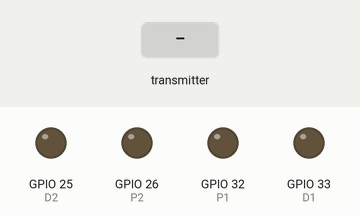
A sketch run on a simulated ESP32. Parts: output pins drawn as LEDs (lit = HIGH). The test bench sets the inputs (shaded band). No radio packets arrive unless stated; what the sketch prints to the serial monitor is not drawn.

Above: at 1.2 s.
1.3 s: the transmitter starts sending joystick1_x = 0
At 1.9 s:
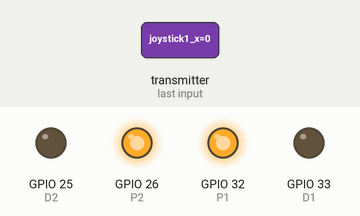
2.8 s: the transmitter starts sending joystick2_x = 64
At 4.0 s:
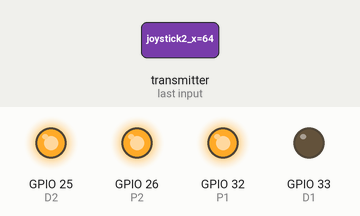
4.3 s: the transmitter starts sending joystick2_y = 64
At 5.3 s:
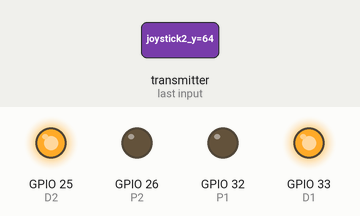
Timing chart, 0 to 7.3 s (numbered marks = the images above; inputs shaded):
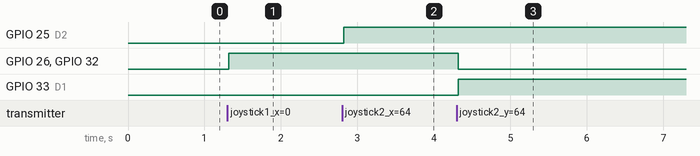

Measured:
- after the input at 1.3 s, GPIO 26 (P2), GPIO 32 (P1): LOW → HIGH at once
- after the input at 2.8 s, GPIO 25 (D2): LOW → HIGH at once
- after the input at 4.3 s, GPIO 26 (P2), GPIO 32 (P1): HIGH → LOW at once; GPIO 33 (D1): LOW → HIGH at once

The sketch:

Receiver_with_nrf_v2.ino
```cpp
#include <SPI.h>
#include <nRF24L01.h>
#include <RF24.h>
#include <esp_now.h>
#include <WiFi.h>

uint8_t broadcastAddress[] = {0xD4, 0x8A, 0xFC, 0x9D, 0xCB, 0x80}; //reciever's MAC address, (this is sender's code)


struct controllerData{
  uint8_t joystick1_x;
  uint8_t joystick1_y;
  uint8_t Button1;

  uint8_t joystick2_x;
  uint8_t joystick2_y;
  uint8_t Button2;

  uint8_t joystick3_x;
  uint8_t joystick3_y;
  uint8_t Button3;

  uint8_t slide1;
  uint8_t slide2;
};


controllerData payload;

uint8_t pipeNum;

esp_now_peer_info_t slave;

void OnDataSent(const uint8_t *mac_addr, esp_now_send_status_t status) {
  Serial.print("Transmission Status: ");
  Serial.println(status == ESP_NOW_SEND_SUCCESS ? "Success" : "Fail");
}

RF24 radio(4, 5);  // CE, CSN

byte address[6] = "00001";


#define P1 32
#define D1 33

#define P2 26
#define D2 25

void setup() {

  Serial.begin(115200);
  Serial.println("begin");

  //begining the module/library

  if (!radio.begin()) {
    Serial.println(F("radio hardware not responding!"));
  while (1) {} // hold program in infinite loop to prevent subsequent errors
  }

  Serial.println("start");

  //the RF module's power level:
  //Options: RF24_PA_MIN, RF24_PA_LOW, RF24_PA_HIGH, RF24_PA_MAX
  radio.setPALevel(RF24_PA_MAX);

  //opening reading "pipe" no.1 at the given address
  radio.openReadingPipe(1, address);

  //setting this RF module to recieve mode:
  radio.startListening();


  pinMode(P1, OUTPUT);
  pinMode(P2, OUTPUT);

  pinMode(D1, OUTPUT);
  pinMode(D2, OUTPUT);

  WiFi.mode(WIFI_STA);

  if (esp_now_init() != ESP_OK) {
    Serial.println("Error initializing ESP-NOW");
    return;
  }

  esp_now_register_send_cb(OnDataSent);

  //Register peer
  memcpy(slave.peer_addr, broadcastAddress, 6);
  slave.channel = 0;
  slave.encrypt = false;

  if (esp_now_add_peer(&slave) != ESP_OK){
    Serial.println("Failed to add peer");
    return;
  }
}


void loop() {
  // payload = {0, 0, 0,
  //            0, 0, 0,
  //            0, 0, 0,
  //            0, 0};
  if (radio.available()) {
    Serial.println("payload available:");
    uint8_t	length = radio.getPayloadSize(); //get the length of the payload from RX FIFO pipe

    radio.read(&payload, length); //read the from the pipe the length of the payload from the above line
    Serial.println(length);
    Serial.println(radio.getChannel());

    Serial.println("debug");

    //sending the data through esp now to robotic arm
    esp_err_t result = esp_now_send(broadcastAddress, (uint8_t *) &payload, sizeof(payload));

    if (result == ESP_OK) {
    Serial.println("Sent with success");
    }
    else {
      Serial.println("Error sending the data");
    }


    //traversal code
    //printing the joystick values: - comment this if the rx tx port is needed

    Serial.print("Joystick1 X: "); Serial.print(payload.joystick1_x);
    Serial.print(", Joystick1 Y: "); Serial.print(payload.joystick1_y);
    Serial.print(", button1: "); Serial.println(payload.Button1);

    Serial.print("Joystick2 X: "); Serial.print(payload.joystick2_x);
    Serial.print(", Joystick2 Y: "); Serial.print(payload.joystick2_y);
    Serial.print(", button2: "); Serial.println(payload.Button2);

    Serial.print("Joystick3 X: "); Serial.print(payload.joystick3_x);
    Serial.print(", Joystick3 Y: "); Serial.print(payload.joystick3_y);
    Serial.print(", button3: "); Serial.println(payload.Button3);

    Serial.print("slide switch 1: "); Serial.println(payload.slide1);
    Serial.print("slide switch 2: "); Serial.println(payload.slide2);

    Serial.println("  ");
    Serial.println("  ");
    Serial.println("  ");

    if (payload.joystick2_x >= 975) {
      Serial.println("forward");
      forward();
    }

    else if (payload.joystick2_x <= 50) {
      Serial.println("backward");
      backward();
    }

    else if (payload.joystick2_y >= 975) {
      Serial.println("right");
      right();
    }

    else if (payload.joystick2_y <= 50) {
      Serial.println("left");
      left();
    }

    else {
      Serial.println("stopped");
      stop();
    }
  }
}


void forward() { //add a speed argument when speed change is decided
  analogWrite(P1, 255);
  analogWrite(P2, 255);

  digitalWrite(D1, HIGH);
  digitalWrite(D2, HIGH);
}

void backward() { //add a speed argument when speed change is decided
  analogWrite(P1, 255);
  analogWrite(P2, 255);

  digitalWrite(D1, LOW);
  digitalWrite(D2, LOW);
}

void right() { //add a speed argument when speed change is decided
  analogWrite(P1, 255);
  analogWrite(P2, 255);

  digitalWrite(D1, HIGH);
  digitalWrite(D2, LOW);
}

void left() { //add a speed argument when speed change is decided
  analogWrite(P1, 255);
  analogWrite(P2, 255);

  digitalWrite(D1, LOW);
  digitalWrite(D2, HIGH);
}

void stop() { //add a speed argument when speed change is decided
  analogWrite(P1, 0);
  analogWrite(P2, 0);

  digitalWrite(D1, HIGH);
  digitalWrite(D2, HIGH);
}
```
